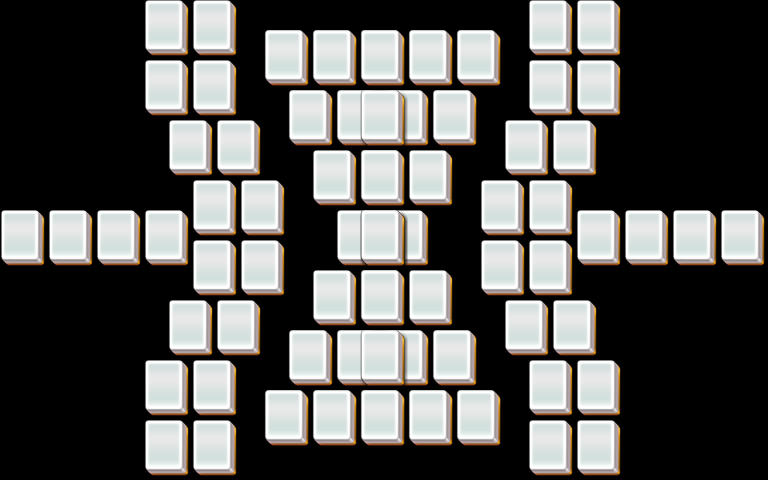

This game map was drawn from its Tiled (.tmx) file and the tilesets committed beside it. A one-line description and the trimmed map source follow:
An orthogonal 32x16 tile map with 24x30 px tiles, 5 tile layers (layer1, layer2, layer3, layer4, ...).

<map version="1.0" orientation="orthogonal" width="32" height="16" tilewidth="24" tileheight="30">
 <properties>
  <property name="species" value="15" />
 </properties>
 <tileset firstgid="1" name="mahjong" tilewidth="48" tileheight="60">
  <image source="mahjong.png" />
 </tileset>
 <layer name="layer1" width="32" height="16">
  <data>[512 cells, 66 non-empty, 1 distinct tile ids]</data>
 </layer>
 <layer name="layer2" width="32" height="16">
  <data>[512 cells, 21 non-empty, 1 distinct tile ids]</data>
 </layer>
 <layer name="layer3" width="32" height="16">
  <data>[512 cells, 15 non-empty, 1 distinct tile ids]</data>
 </layer>
 <layer name="layer4" width="32" height="16">
  <data>[512 cells, 7 non-empty, 1 distinct tile ids]</data>
 </layer>
 <layer name="layer5" width="32" height="16">
  <data>[512 cells, 1 non-empty, 1 distinct tile ids]</data>
 </layer>
</map>
